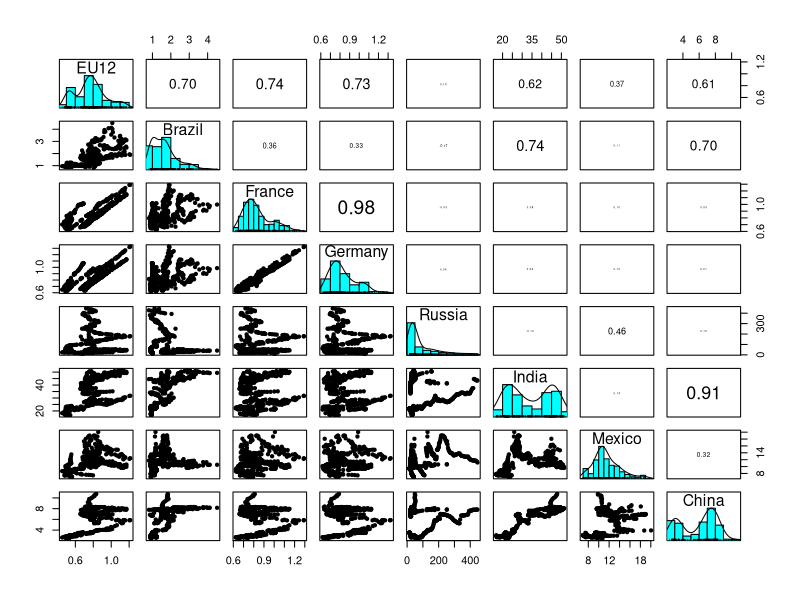
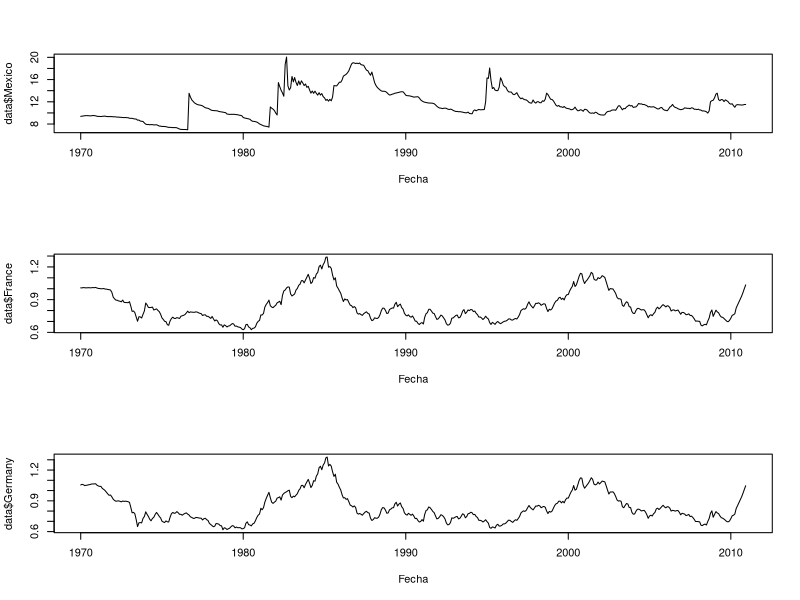
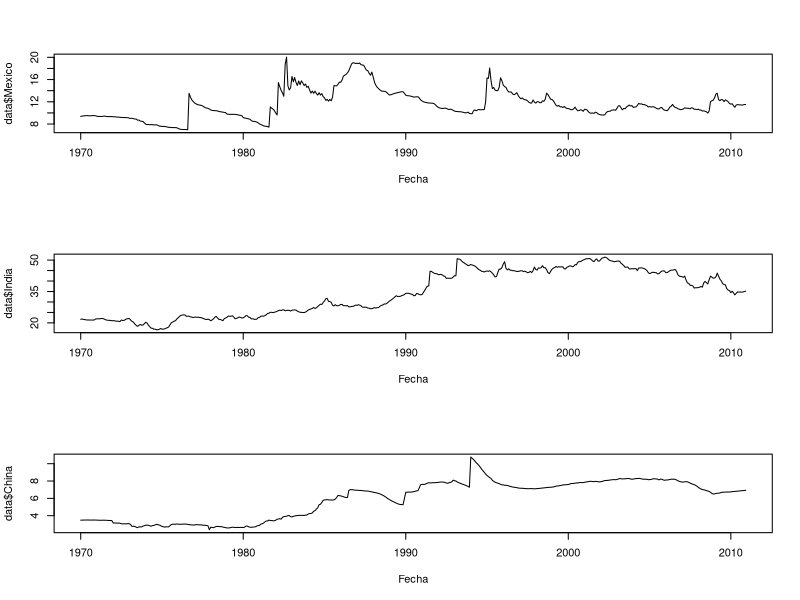
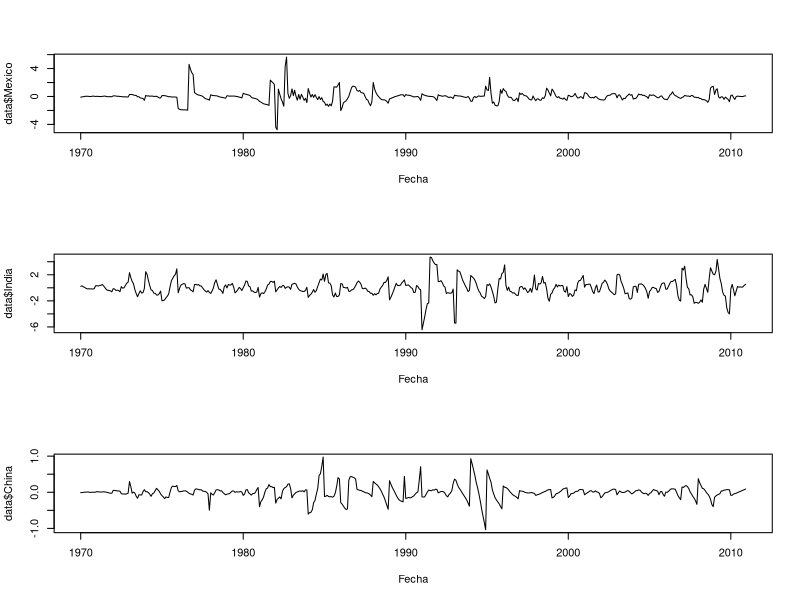
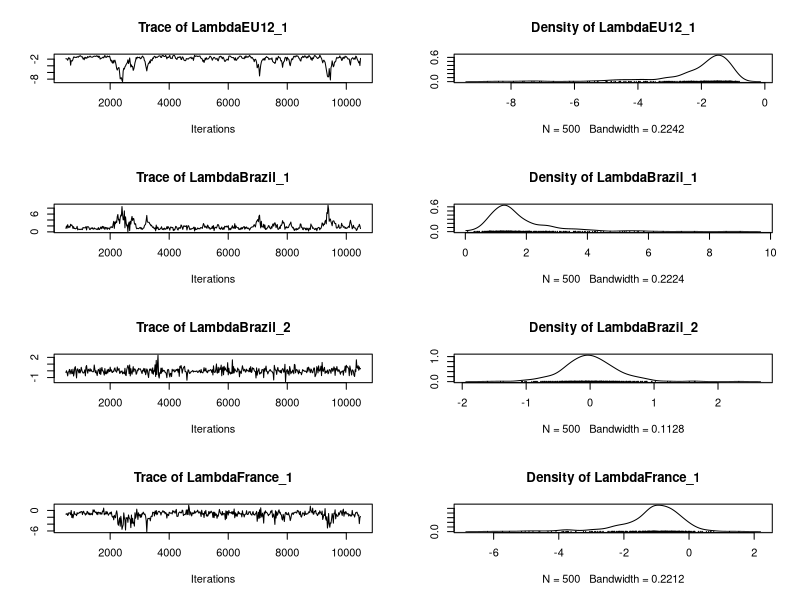
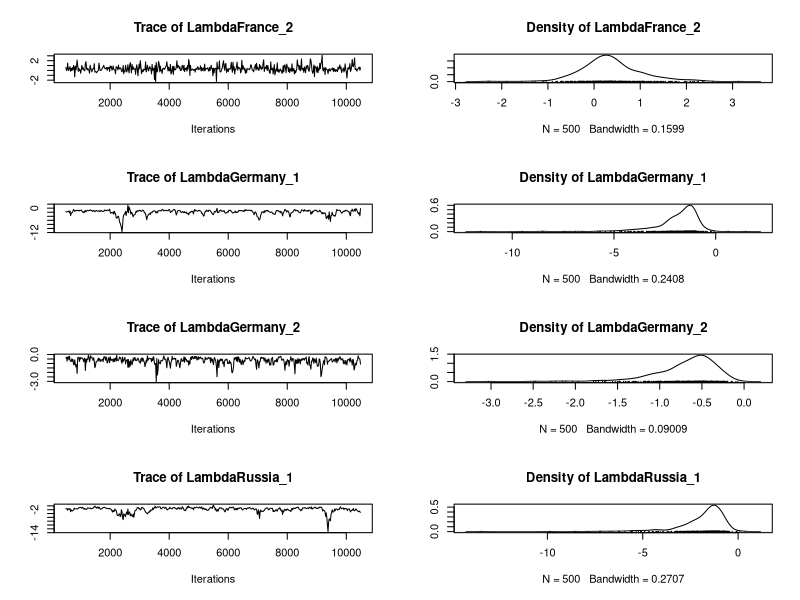
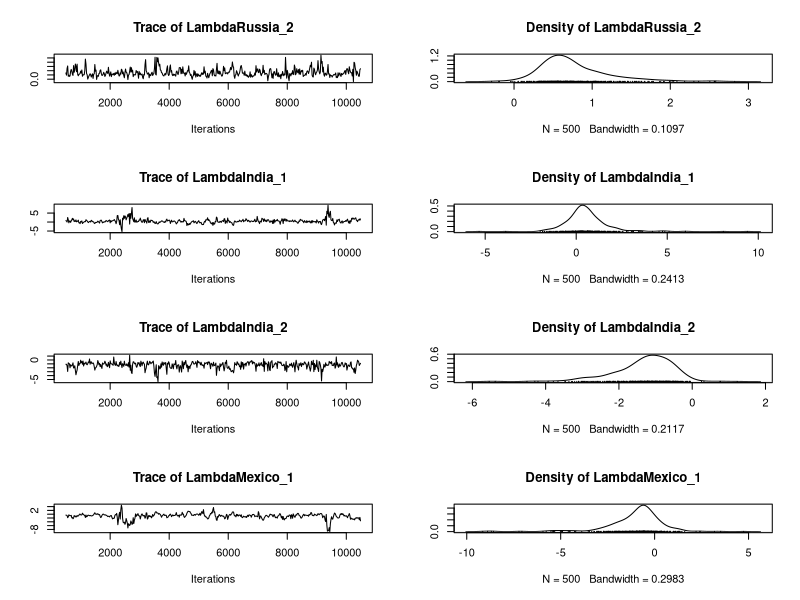
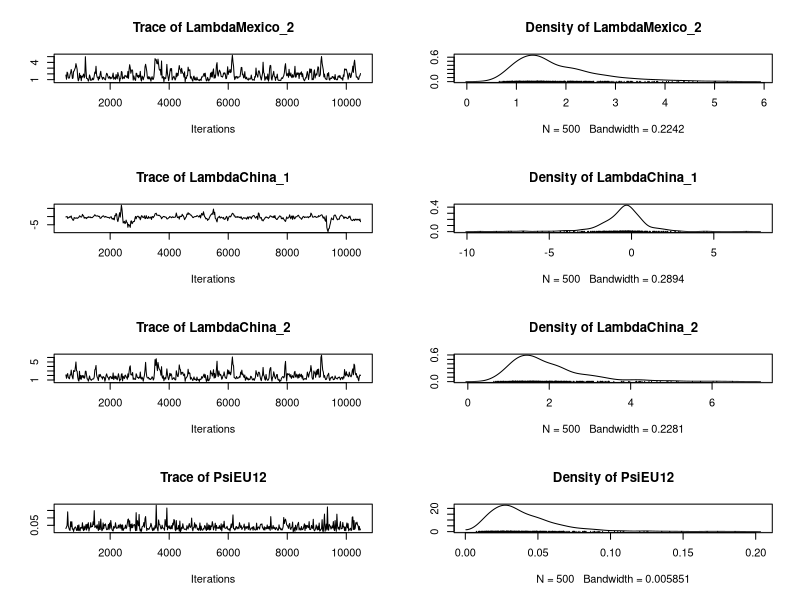

The R source for these figures, in order:
## ---- chunk 1
library(readxl)
library(psych)
library(MCMCpack)
library(tidyverse)
## ---- chunk 2
data <- read_xls("est46114_s06_data.xls")
data <- data %>% dplyr::select(Date,EU12, Brazil, France , Germany, Russia, India, Mexico ,'China,PR')
colnames(data)[colnames(data)=='China,PR'] <- 'China'
## ---- chunk 3
pairs.panels(data[,-1], ellipses=F, scale=T, smooth=F, col=0)
## ---- chunk 4
par(mfrow = c(3,1))
plot(as.Date(data$Date), data$Mexico, type = 'l', xlab = 'Fecha')
plot(as.Date(data$Date), data$France, type = 'l', xlab = 'Fecha')
plot(as.Date(data$Date), data$Germany, type = 'l', xlab = 'Fecha')
## ---- chunk 5
par(mfrow = c(3,1))
plot(as.Date(data$Date), data$Mexico, type = 'l', xlab = 'Fecha')
plot(as.Date(data$Date), data$India, type = 'l', xlab = 'Fecha')
plot(as.Date(data$Date), data$China, type = 'l', xlab = 'Fecha')
## ---- chunk 6
n <- length(data)

# data$Year<-lubridate::year(data$Date)
# anual<-data %>% group_by(Year) %>% summarise_at(vars(EU12:`China,PR`),funs(mean(.)))
# medias<-t(as.data.frame(rep(anual,each=12)))
# mat<-medias[[1]]
# for(i in 2:length(mat)){
#   mat<-cbind(mat,mat[[i]])
# }
# data_prueba <- data
for (i in 1970:2010){
  bloque <- data[grep(i, data$Date),2:n]
  media <- bloque %>% colMeans()
  for (j in 1:(n-1)){
    data[grep(i, data$Date),][j+1]<- bloque[j]- media[j]
  }
}

# prueba <- data[grep(1970, data$Date),2:n]
# 
# data_prueba <- data
# i <- 1970
# bloque <- data[grep(i, data$Date),2:n]
# media <- bloque %>% colMeans()
# 
# data_prueba[grep(i, data$Date),][2] <- bloque[1]- media[1] 

## ---- chunk 7
par(mfrow = c(3,1))
plot(as.Date(data$Date), data$Mexico, type = 'l', xlab = 'Fecha')
plot(as.Date(data$Date), data$India, type = 'l', xlab = 'Fecha')
plot(as.Date(data$Date), data$China, type = 'l', xlab = 'Fecha')
## ---- chunk 8
# M.sim <- 10000
# M.burn <- 500
# 
# 
#   
# posterior.data <- MCMCfactanal(~Canada+Mexico+Brazil+EU12+Russia, 
#                           factors=1,
#                           lambda.constraints=list(Examination=list(1,"+"),
#                                                   Examination=list(2,"-"), 
#                                                   Education=c(2,0),
#                                                   Infant.Mortality=c(1,0)),
#lambda.constraints:
#List of lists specifying possible simple equality or inequality constraints on the factor loadings. A typical entry in the list has one of three forms: varname=list(d,c) which will constrain the dth loading for the variable named varname to be equal to c, varname=list(d,"+") which will constrain the dth loading for the variable named varname to be positive, and varname=list(d, "-") which will constrain the dth loading for the variable named varname to be negative. If x is a matrix without column names defaults names of “V1",“V2", ... , etc will be used.
                          # verbose=0, store.scores=FALSE, 
                          # a0=1, b0=0.15,
                          # data=data, 
                          # burnin=M.burn, mcmc=M.sim, thin=20)


## ---- chunk 9
M.sim <- 10000
M.burn <- 500

FA_anual <- list()

for (i in 1970:2010){
R <- data[grep(i, data$Date),2:n]
posterior.data <- MCMCfactanal(~ EU12 + Brazil + France + Germany + Russia + India + Mexico + China, 
                          factors=2,
                          lambda.constraints=list(EU12 = c(2,0)),
                          verbose=0, 
                          store.scores=T, 
                          a0=1, 
                          b0=0.15,
                          data=R, 
                          burnin=M.burn, 
                          mcmc=M.sim, 
                          thin=20)
nombre <- as.character(i)
FA_anual[[nombre]] <- posterior.data
}
## ---- chunk 10
plot(FA_anual$`1970`)
## ---- chunk 11
resumen <- as.data.frame(describe(FA_anual$`1970`))
resumen

lambda1 <- resumen[grep("L(.+)_1", row.names(resumen)),] %>% select(mean)
lambda2 <- resumen[grep("L(.+)_2", row.names(resumen)),] %>% select(mean)

factores <- cbind(lambda1$mean,c(0,lambda2$mean))
factores
## ---- chunk 12
plot(factores[,1],factores[,2])
## ---- chunk 13
M.sim <- 10000
M.burn <- 500

FA_anual_1 <- list()

for (i in 1970:2010){
R <- data[grep(i, data$Date),2:n]
posterior.data <- MCMCfactanal(~ EU12 + Brazil + France + Germany + Russia + India + Mexico + China, 
                          factors=1,
                          lambda.constraints=list(),
                          verbose=0, 
                          store.scores=T, 
                          a0=1, 
                          b0=0.15,
                          data=R, 
                          burnin=M.burn, 
                          mcmc=M.sim, 
                          thin=20)
nombre <- as.character(i)
FA_anual_1[[nombre]] <- posterior.data
}
## ---- chunk 14
plot(posterior.data)
